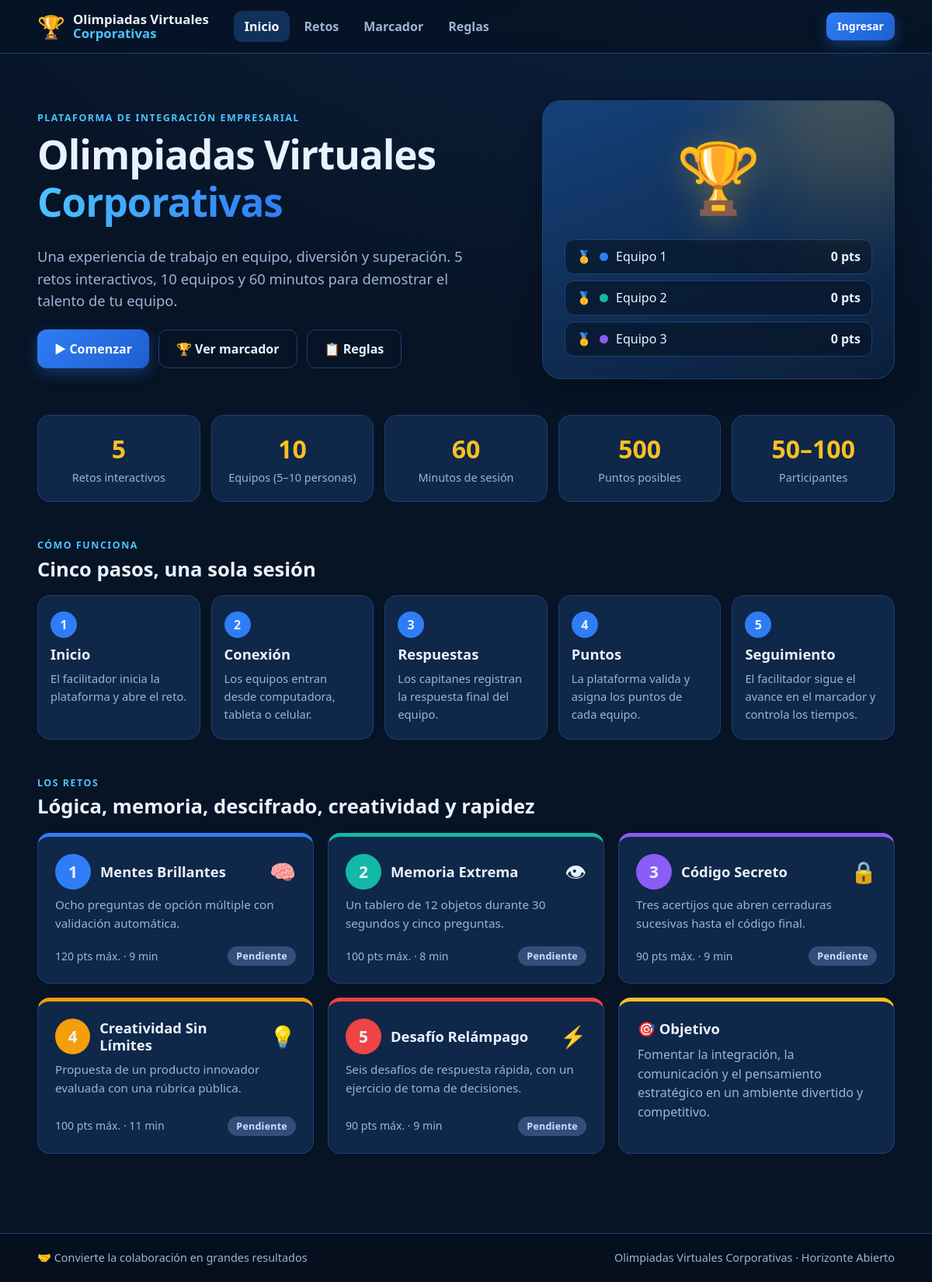
The page / on the database its author committed.
### tables this page shows
CREATE TABLE equipos (
  id        INT UNSIGNED AUTO_INCREMENT PRIMARY KEY,
  nombre    VARCHAR(60) NOT NULL UNIQUE,
  color     CHAR(7)     NOT NULL DEFAULT '#3b82f6',
  capitan   VARCHAR(80) NOT NULL DEFAULT '',
  miembros  TINYINT UNSIGNED NOT NULL DEFAULT 5,
  pin       VARCHAR(8)  NOT NULL,             
  activo    TINYINT(1)  NOT NULL DEFAULT 1,
  created_at TIMESTAMP DEFAULT CURRENT_TIMESTAMP
);

CREATE TABLE retos (
  id               TINYINT UNSIGNED PRIMARY KEY,
  slug             VARCHAR(40)  NOT NULL UNIQUE,
  orden            TINYINT UNSIGNED NOT NULL,
  nombre           VARCHAR(60)  NOT NULL,
  resumen          VARCHAR(255) NOT NULL,
  proposito        TEXT NOT NULL,
  mecanica         TEXT NOT NULL,             
  regla_puntos     VARCHAR(255) NOT NULL,
  habilidades      VARCHAR(255) NOT NULL,
  icono            VARCHAR(8)   NOT NULL,
  color            CHAR(7)      NOT NULL,
  puntos_max       SMALLINT UNSIGNED NOT NULL,
  duracion_min     TINYINT UNSIGNED NOT NULL,  
  estado           ENUM('pendiente','abierto','cerrado') NOT NULL DEFAULT 'pendiente',
  inicio_at        DATETIME NULL
);

### includes/helpers.php (called while the page is built, shortened)
<?php
function e($v): string { return htmlspecialchars((string)$v, ENT_QUOTES, 'UTF-8'); }
function url(string $path = ''): string { return BASE_URL . '/' . ltrim($path, '/'); }
function config_get(string $clave, string $default = ''): string {
    $s = db()->prepare('SELECT valor FROM configuracion WHERE clave = ?');
    $s->execute([$clave]);
    $v = $s->fetchColumn();
    return $v === false ? $default : $v;
}
function admin_actual(): ?array { return $_SESSION['admin'] ?? null; }
function participante_actual(): ?array {
    $cache = null;
    if (empty($_SESSION['participante_id']) || empty($_SESSION['participante_token'])) return null;
    return $cache;
}
function team_actual(): ?array {
    static $cache = false;
    if ($cache !== false) return $cache;
    $cache = null;
    $p = participante_actual();
    if (!$p) return null;
    $s = db()->prepare('SELECT * FROM equipos WHERE id = ? AND activo = 1');
    $s->execute([$p['equipo_id']]);
    return $cache = ($s->fetch() ?: null);
}
function retos_all(): array {
    return db()->query('SELECT *, IF(inicio_at IS NULL, NULL, TIMESTAMPDIFF(SECOND, inicio_at, NOW())) AS transcurrido
                        FROM retos ORDER BY orden')->fetchAll();
}
function puntos_max_total(): int { return (int)db()->query('SELECT SUM(puntos_max) FROM retos')->fetchColumn(); }
function ranking(): array {
    $filas = db()->query("SELECT e.id, e.nombre, e.color, e.miembros,
                   COALESCE(SUM(p.puntos),0) AS total,
                   COALESCE(SUM(CASE WHEN p.reto_id = 1 THEN p.puntos END),0) AS r1,
                   COALESCE(SUM(CASE WHEN p.reto_id = 4 THEN p.puntos END),0) AS r4
            FROM equipos e LEFT JOIN puntuaciones p ON p.equipo_id = e.id
            WHERE e.activo = 1
            GROUP BY e.id, e.nombre, e.color, e.miembros")->fetchAll();
    $torneo = torneo_activo();
    $st = $torneo ? torneo_stats() : [];
    foreach ($filas as &$f) {
        $s = $st[(int)$f['id']] ?? ['tp' => 0, 'pj' => 0, 'g' => 0, 'e' => 0, 'p' => 0];
        foreach (['total', 'r1', 'r4'] as $k) $f[$k] = (int)$f[$k];
        foreach (['tp', 'pj', 'g', 'e', 'p'] as $k) $f[$k] = (int)$s[$k];
    }
    usort($filas, function ($a, $b) use ($torneo) {
        foreach ($torneo ? ['tp', 'total', 'g', 'r1', 'r4'] : ['total', 'r1', 'r4'] as $k) if ($a[$k] !== $b[$k]) return $b[$k] <=> $a[$k];
        return $a['id'] <=> $b['id'];
    });
    $pos = 0; $prev = null;
    foreach ($filas as $i => &$f) {
        $clave = ($torneo ? $f['tp'] . '|' : '') . $f['total'] . '|' . ($torneo ? $f['g'] . '|' . $f['h2h'] . '|' : '') . $f['r1'] . '|' . $f['r4'];
        if ($clave !== $prev) $pos = $i + 1;
        $prev = $clave;
    }
    for ($i = 0; $i < count($filas) - 1; $i++) if ($filas[$i + 1]['empate']) $filas[$i]['empate'] = true;
    return $filas;
}
function estado_texto(string $e): string {
    return ['pendiente' => 'Pendiente', 'abierto' => 'En curso', 'cerrado' => 'Finalizado'][$e] ?? $e;
}
function medalla(int $pos): string { return [1 => '🥇', 2 => '🥈', 3 => '🥉'][$pos] ?? (string)$pos; }

### includes/db.php (called while the page is built)
<?php
function db(): PDO {
    static $pdo = null;
    if ($pdo === null) {
        try {
            $pdo = new PDO(
                'mysql:host=' . DB_HOST . ';dbname=' . DB_NAME . ';charset=utf8mb4',
                DB_USER, DB_PASS,
                [
                    PDO::ATTR_ERRMODE            => PDO::ERRMODE_EXCEPTION,
                    PDO::ATTR_DEFAULT_FETCH_MODE => PDO::FETCH_ASSOC,
                    PDO::ATTR_EMULATE_PREPARES   => false,
                ]
            );
            $pdo->exec("SET time_zone = '" . date('P') . "'");
        } catch (PDOException $e) {
            http_response_code(500);
            exit('<h2 style="font-family:sans-serif">No se pudo conectar a la base de datos.</h2>'
               . '<p style="font-family:sans-serif">Verifica que MySQL esté activo en XAMPP, que hayas importado '
               . '<code>database.sql</code> y los datos de <code>config.php</code>.</p>');
        }
    }
    return $pdo;
}

### includes/torneo.php (called while the page is built, shortened)
<?php
function torneo_activo(): bool { return config_get('torneo_activo', '0') === '1'; }

### index.php (the view, shortened to what this page needs)
<?php
$titulo = 'Inicio'; $pagina = 'inicio';
$retos = retos_all();
$top = config_get('marcador_visible', '1') === '1' || admin_actual() ? array_slice(ranking(), 0, 3) : [];
$totalPts = puntos_max_total();
$nEquipos = (int)db()->query('SELECT COUNT(*) FROM equipos WHERE activo=1')->fetchColumn();
require __DIR__ . '/includes/header.php';
?>
<section class="hero">
  <div>
    <div class="eyebrow">Plataforma de integración empresarial</div>
    <h1>Olimpiadas Virtuales <span>Corporativas</span></h1>
    <p class="lead">Una experiencia de trabajo en equipo, diversión y superación. 5 retos interactivos, <?= $nEquipos ?> equipos y 60 minutos para demostrar el talento de tu equipo.</p>
    <div class="hero-cta">
      <?php if (team_actual()): ?>
        <a class="btn btn-primary" href="<?= url('retos.php') ?>">▶ Ir a los retos</a>
      <?php else: ?>
        <a class="btn btn-primary" href="<?= url('login.php') ?>">▶ Comenzar</a>
      <?php endif; ?>
      <a class="btn btn-ghost" href="<?= url('marcador.php') ?>">🏆 Ver marcador</a>
      <a class="btn btn-ghost" href="<?= url('reglas.php') ?>">📋 Reglas</a>
    </div>
  </div>
  <div class="hero-art" aria-hidden="<?= $top ? 'false' : 'true' ?>">
    <div class="trophy">🏆</div>
    <?php if ($top): ?>
    <div class="mini-board">
      <?php foreach ($top as $t): ?>
        <div class="mini-row"><span><?= medalla($t['pos']) ?></span><i class="dot" style="--c:<?= e($t['color']) ?>"></i><?= e($t['nombre']) ?><b><?= torneo_activo() ? (int)$t['tp'] . ' PT' : (int)$t['total'] . ' pts' ?></b></div>
      <?php endforeach; ?>
    </div>
    <?php endif; ?>
  </div>
</section>
<section class="stats" aria-label="Datos del evento">
  <div class="stat"><b>5</b><span>Retos interactivos</span></div>
  <div class="stat"><b><?= $nEquipos ?></b><span>Equipos (5–10 personas)</span></div>
  <div class="stat"><b>60</b><span>Minutos de sesión</span></div>
  <div class="stat"><b><?= $totalPts ?></b><span>Puntos posibles</span></div>
  <div class="stat"><b>50–100</b><span>Participantes</span></div>
</section>
<section class="section">
  <div class="eyebrow">Cómo funciona</div>
  <h2>Cinco pasos, una sola sesión</h2>
  <div class="steps">
    <div class="step"><h3>Inicio</h3><p>El facilitador inicia la plataforma y abre el reto.</p></div>
    <div class="step"><h3>Conexión</h3><p>Los equipos entran desde computadora, tableta o celular.</p></div>
    <div class="step"><h3>Respuestas</h3><p>Los capitanes registran la respuesta final del equipo.</p></div>
    <div class="step"><h3>Puntos</h3><p>La plataforma valida y asigna los puntos de cada equipo.</p></div>
    <div class="step"><h3>Seguimiento</h3><p>El facilitador sigue el avance en el marcador y controla los tiempos.</p></div>
  </div>
</section>
<section class="section">
  <div class="eyebrow">Los retos</div>
  <h2>Lógica, memoria, descifrado, creatividad y rapidez</h2>
  <div class="grid g3">
    <?php foreach ($retos as $r): ?>
      <a class="reto-card" style="--c:<?= e($r['color']) ?>" href="<?= url('reto.php?r=' . e($r['slug'])) ?>">
        <div class="reto-head"><span class="reto-num"><?= (int)$r['orden'] ?></span><h3><?= e($r['nombre']) ?></h3><span class="reto-ico"><?= $r['icono'] ?></span></div>
        <p><?= e($r['resumen']) ?></p>
        <div class="reto-meta"><span><?= (int)$r['puntos_max'] ?> pts máx. · <?= (int)$r['duracion_min'] ?> min</span>
          <span class="badge b-<?= e($r['estado']) ?>"><?= estado_texto($r['estado']) ?></span></div>
      </a>
    <?php endforeach; ?>
    <div class="card" style="border-top:5px solid var(--gold)">
      <h3>🎯 Objetivo</h3>
      <p class="muted">Fomentar la integración, la comunicación y el pensamiento estratégico en un ambiente divertido y competitivo.</p>
    </div>
  </div>
</section>
<?php require __DIR__ . '/includes/footer.php'; ?>

### includes/header.php (shortened to what this page needs)
<?php
$pagina = $pagina ?? '';
$admin  = admin_actual();
$equipo = team_actual();
?>
<!DOCTYPE html>
<html lang="es">
<head>
<link rel="stylesheet" href="<?= url('assets/css/style.css') ?>">
</head>
<body class="<?= e($bodyClass ?? '') ?>">
<header class="topbar">
  <div class="wrap topbar-in">
    <a class="brand" href="<?= url('index.php') ?>">
      <span class="brand-ico" aria-hidden="true">🏆</span>
      <span class="brand-txt"><strong>Olimpiadas Virtuales</strong><em>Corporativas</em></span>
    </a>
    <nav class="nav" data-nav aria-label="Principal">
      <a href="<?= url('index.php') ?>" class="<?= $pagina === 'inicio' ? 'on' : '' ?>">Inicio</a>
      <a href="<?= url('retos.php') ?>" class="<?= $pagina === 'retos' ? 'on' : '' ?>">Retos</a>
      <a href="<?= url('marcador.php') ?>" class="<?= $pagina === 'marcador' ? 'on' : '' ?>">Marcador</a>
      <a href="<?= url('reglas.php') ?>" class="<?= $pagina === 'reglas' ? 'on' : '' ?>">Reglas</a>
    </nav>
    <div class="session">
      <?php if ($admin): ?>
        <span class="chip chip-gold">🎙 <?= e($admin['nombre']) ?></span>
        <a class="btn btn-ghost btn-sm" href="<?= url('logout.php') ?>">Salir</a>
      <?php elseif ($equipo): ?>
        <a class="chip" style="--c:<?= e($equipo['color']) ?>" href="<?= url('equipo.php') ?>"><i class="dot"></i><?= e($equipo['nombre']) ?> · <?= e(participante_actual()['alias'] ?? '') ?></a>
        <a class="btn btn-ghost btn-sm" href="<?= url('logout.php') ?>">Salir</a>
      <?php else: ?>
        <a class="btn btn-primary btn-sm" href="<?= url('login.php') ?>">Ingresar</a>
      <?php endif; ?>
    </div>
  </div>
</header>
<main id="contenido" class="wrap main">

### includes/footer.php (shortened to what this page needs)
</main>
<footer class="footer">
  <div class="wrap footer-in">
    <span>🤝 Convierte la colaboración en grandes resultados</span>
    <span><?= e(APP_NAME) ?> · <?= e(APP_ORG) ?></span>
  </div>
</footer>
</body>
</html>

### rows shown on the page
equipos: id "🥇", nombre "Equipo 1", total "0"
equipos: pos "🥇", nombre "Equipo 2", total "0"
equipos: pos "🥇", nombre "Equipo 3", total "0"
retos: orden "1", nombre "Mentes Brillantes", icono "🧠", resumen "Ocho preguntas de opción múltiple con validación automática.", puntos_max "120", duracion_min "9", estado "Pendiente"
retos: orden "2", nombre "Memoria Extrema", icono "👁", resumen "Un tablero de 12 objetos durante 30 segundos y cinco preguntas.", puntos_max "100", duracion_min "8", estado "Pendiente"
retos: orden "3", nombre "Código Secreto", icono "🔒", resumen "Tres acertijos que abren cerraduras sucesivas hasta el código final.", puntos_max "90", duracion_min "9", estado "Pendiente"
retos: orden "4", nombre "Creatividad Sin Límites", icono "💡", resumen "Propuesta de un producto innovador evaluada con una rúbrica pública.", puntos_max "100", duracion_min "11", estado "Pendiente"
retos: orden "5", nombre "Desafío Relámpago", icono "⚡", resumen "Seis desafíos de respuesta rápida, con un ejercicio de toma de decisiones.", puntos_max "90", duracion_min "9", estado "Pendiente"

### other values the page prints
$nEquipos "10"
$totalPts "500"
APP_NAME "Olimpiadas Virtuales Corporativas"
APP_ORG "Horizonte Abierto"
